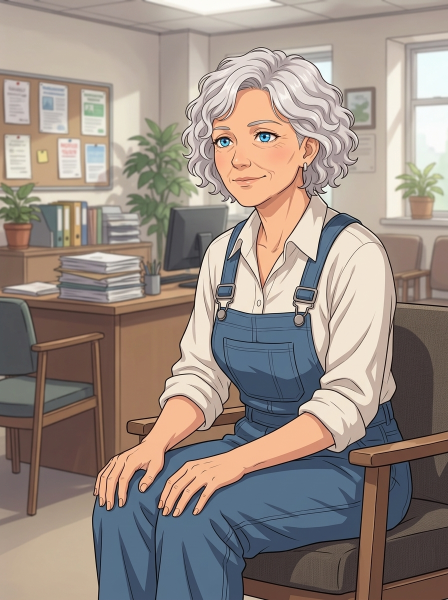
#> input picture assets/gen/series_c4_sits_0.jpg, 896 x 1200 px (shown at 1/2 size)
$ python _old_cg_sheet.py
#> lines starting #> are read from the running program, lines starting #| are printed output that depends on the picture
# -*- coding: utf-8 -*-
"""Лист: старые отвергнутые CG «сникшая Екатерина в кресле» (10 окт)."""
import os
from PIL import Image, ImageDraw, ImageFont
HERE = os.path.dirname(os.path.abspath(__file__))
ROOT = os.path.dirname(os.path.dirname(HERE))
GEN = os.path.join(ROOT, "assets", "gen")
OUT = os.path.join(ROOT, "_sat")
os.makedirs(OUT, exist_ok=True)

items = [
    ("nano-banana-2.1 · c4_sits", "series_c4_sits_0.jpg"),
    ("nano-banana-2.1 · c5_sad", "series_c5_sad_0.jpg"),
    ("flux-2 · c4_sits", "fxseries_c4_sits_0.jpg"),
    ("flux-2 · c5_sad", "fxseries_c5_sad_0.jpg"),
]
cw, ch = 460, 620
pad, top = 18, 54
cols = 4
W = pad + cols * (cw + pad)
H = top + ch + 40
cv = Image.new("RGB", (W, H), (16, 18, 24))
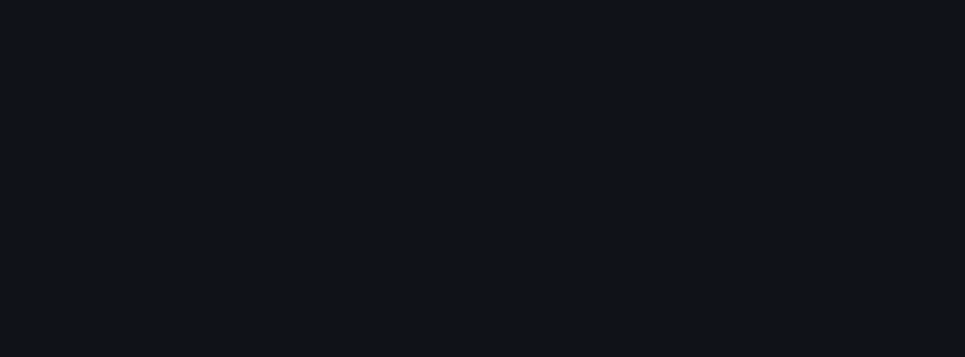
#> cv: PIL image 1930x714 RGB (shown at 1/2 size); mean R, G, B 16, 18, 24
d = ImageDraw.Draw(cv)
try:
    f = ImageFont.truetype("/usr/share/fonts/truetype/dejavu/DejaVuSans-Bold.ttf", 22)
    fl = ImageFont.truetype("/usr/share/fonts/truetype/dejavu/DejaVuSans.ttf", 16)
except Exception:
    f = fl = ImageFont.load_default()
d.text((pad, 16), "Отвергнутые CG от 10 окт: Екатерина в кресле", fill=(240, 240, 245), font=f)
for i, (lab, fn) in enumerate(items):
    p = os.path.join(GEN, fn)
    im = Image.open(p).convert("RGB")
#> im is the input picture: PIL image 896x1200 RGB; mean R, G, B 152, 139.3, 131.2
    r = min(cw / im.width, ch / im.height)
#> r = 0.513
    im = im.resize((int(im.width * r), int(im.height * r)), Image.LANCZOS)
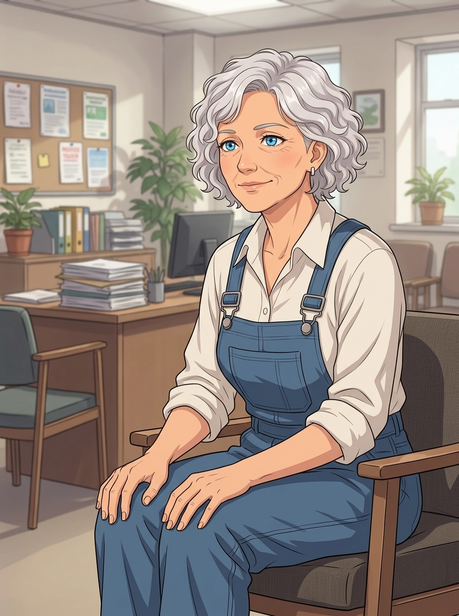
#> im: PIL image 459x616 RGB; mean R, G, B 152, 139.3, 131.2
    x = pad + i * (cw + pad)
    cv.paste(im, (x + (cw - im.width) // 2, top))
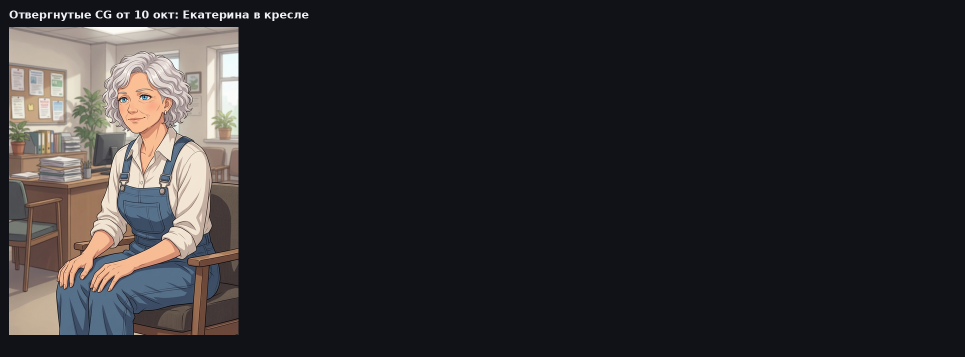
#> cv: PIL image 1930x714 RGB (shown at 1/2 size); mean R, G, B 44.5, 43.5, 46.6
    d.text((x, top + ch + 8), lab, fill=(212, 216, 224), font=fl)
#> pass 2 of the loop `for i, (lab, fn) in enumerate(items):`:
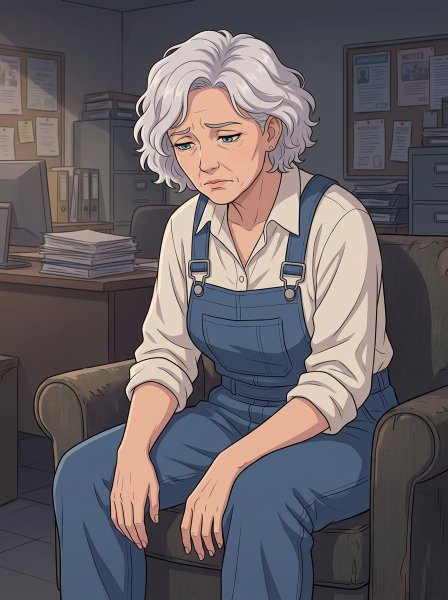
#> input picture assets/gen/series_c5_sad_0.jpg, 896 x 1200 px (shown at 1/2 size)
#> im is the input picture: PIL image 896x1200 RGB; mean R, G, B 103.2, 96.8, 100.3
#> `im = im.resize((int(im.width * r), int(im.height * r)), Image.LANCZOS)`:
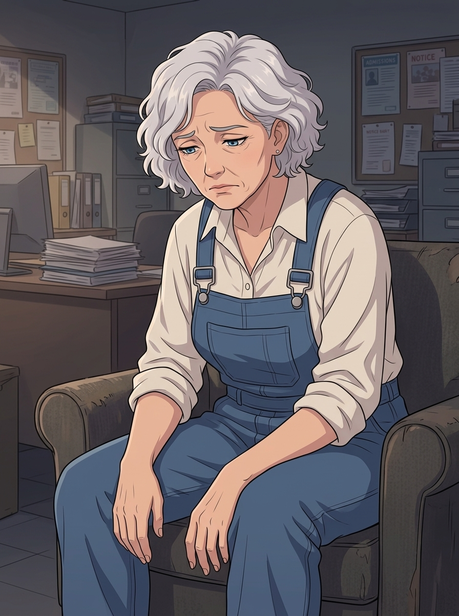
#> im: PIL image 459x616 RGB; mean R, G, B 103.2, 96.8, 100.3
#> `cv.paste(im, (x + (cw - im.width) // 2, top))`:
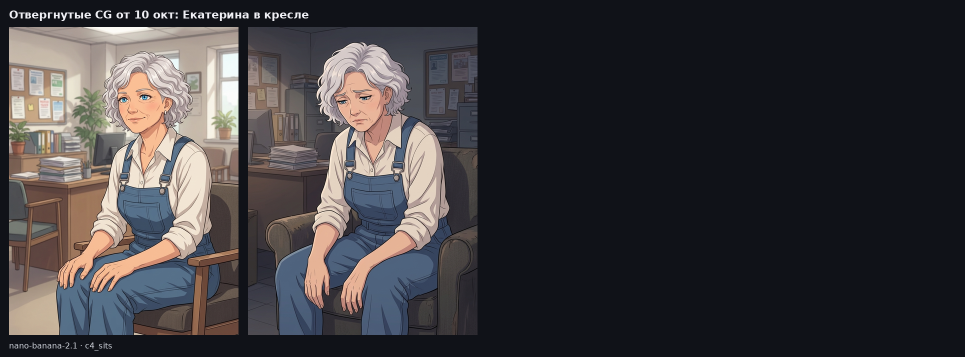
#> cv: PIL image 1930x714 RGB (shown at 1/2 size); mean R, G, B 62.4, 59.7, 62.3
#> pass 3 of the loop `for i, (lab, fn) in enumerate(items):`:
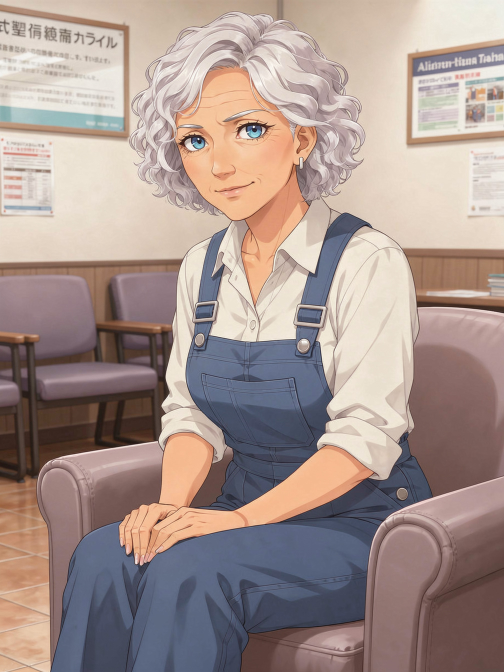
#> input picture assets/gen/fxseries_c4_sits_0.jpg, 1008 x 1344 px (shown at 1/2 size)
#> im is the input picture: PIL image 1008x1344 RGB; mean R, G, B 166.4, 148.3, 142.3
#> `im = im.resize((int(im.width * r), int(im.height * r)), Image.LANCZOS)`:
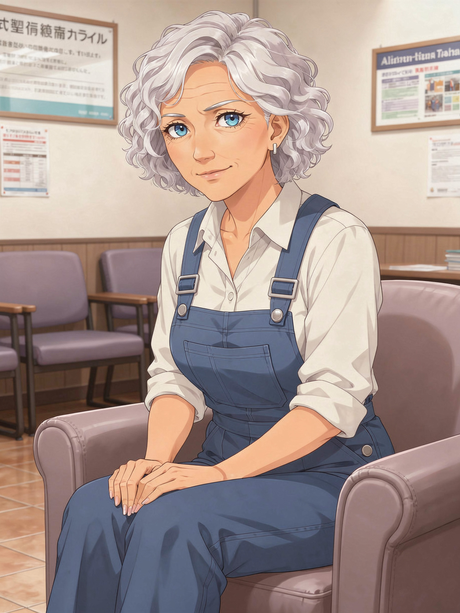
#> im: PIL image 460x613 RGB; mean R, G, B 166.4, 148.3, 142.3
#> `cv.paste(im, (x + (cw - im.width) // 2, top))`:
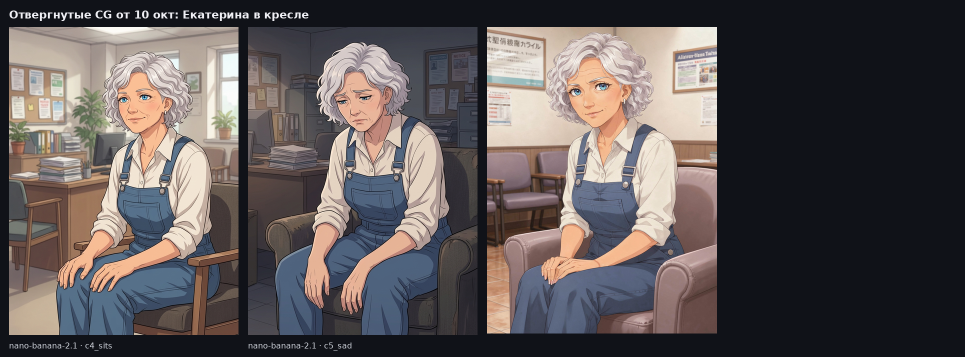
#> cv: PIL image 1930x714 RGB (shown at 1/2 size); mean R, G, B 93.3, 86.5, 86.6
#> the loop made 4 passes; the first 3 are shown
cv.save(os.path.join(OUT, "old_cg_sad.png"))
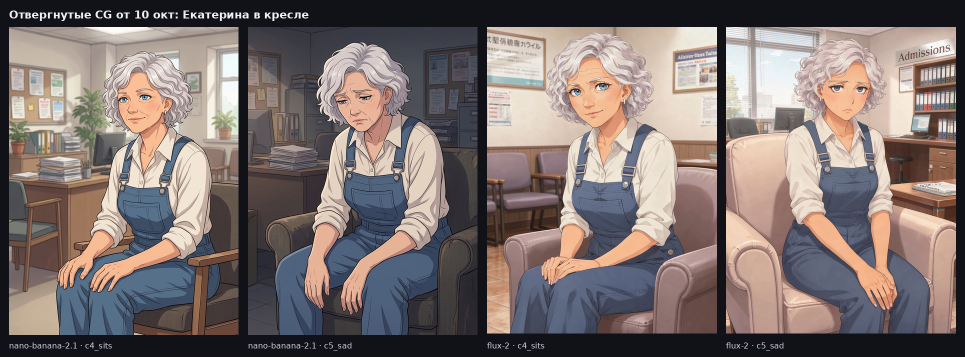
#> saved as old_cg_sad.png: PIL image 1930x714 RGB (shown at 1/2 size); mean R, G, B 125.6, 114, 111.4
print("saved", os.path.join(OUT, "old_cg_sad.png"), cv.size)
#| saved _sat/old_cg_sad.png (1930, 714)
